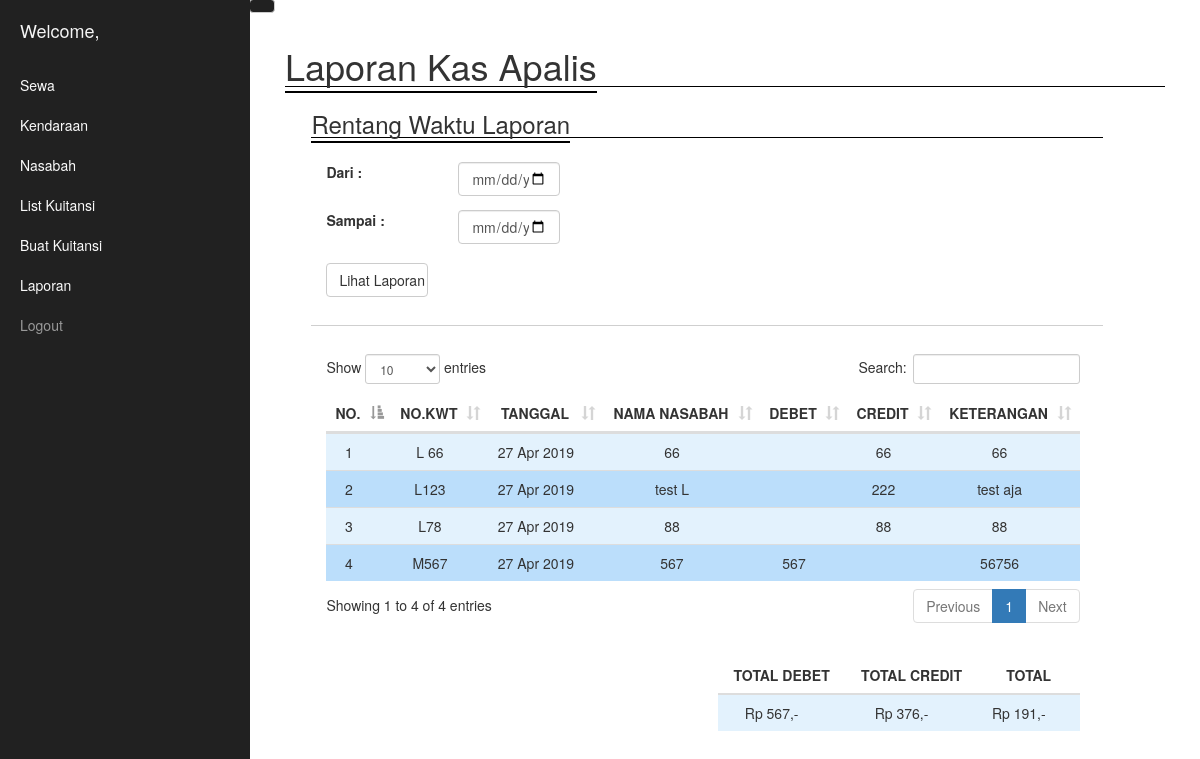
The page /Kuitansi/laporan/Apalis on the database its author committed.
### tables this page shows
CREATE TABLE `trpemasukanpengeluaran` (
  `noKuitansi` varchar(10) NOT NULL,
  `dariUntuk` varchar(50) NOT NULL,
  `nominal` int(11) NOT NULL,
  `keterangan` varchar(255) DEFAULT NULL,
  `tglTransaksi` date NOT NULL,
  `tipe` varchar(2) NOT NULL,
  `username` varchar(20) NOT NULL
);

### application/controllers/Kuitansi.php (called while the page is built, shortened)
<?php
class Kuitansi extends CI_Controller {
	function __construct()
	{
		$this->load->model('Kuitansi_model','Kuitansi');
		$this->load->model('DDL_model','DDL');
		$this->load->model('Sewa_model','Sewa');
	}
	public function laporan($tipe){
		$data1['tipe'] = $tipe;
		$data_insert = $this->input->post();
		if(!empty($data_insert)){
			$data1['dataTanggal'] = $data_insert;
			if($tipe == "Apalis" || $tipe == "BJM"){
				$data1['listLaporan']=$this->Kuitansi->getAllLaporanKeluarMasuk($tipe,$data_insert);
			}else if($tipe == "Sewa"){
				$data1['listLaporan']=$this->Kuitansi->getAllLaporanSewa($tipe,$data_insert);
			}
		}else{
			if($tipe == "Apalis" || $tipe == "BJM"){
				$data1['listLaporan']=$this->Kuitansi->getAllLaporanKeluarMasuk($tipe);
			}else if($tipe == "Sewa"){
				$data1['listLaporan']=$this->Kuitansi->getAllLaporanSewa($tipe);
			}
		}
		$data['content'] = $this->load->view('laporan',$data1,true);
		$this->load->view('sidebar',$data);
	}
}

### index.php (called while the page is built, shortened)
<?php
require_once BASEPATH.'core/CodeIgniter.php';

### application/models/Kuitansi_model.php (called while the page is built, shortened)
<?php
class Kuitansi_model extends CI_Model {
	public function getAllLaporanKeluarMasuk($tipe,$data=""){
		$result = array();
		$condition = "";
		if ($tipe == "Apalis") {
			$condition = "tipe IN('L','M')";
		}else if ($tipe == "BJM") {
			$condition = "tipe IN('KL','KM')";
		}
		if($data == ""){
			$queryString="SELECT * FROM trpemasukanpengeluaran WHERE ".$condition." ORDER BY tglTransaksi";
			$query=$this->db->query($queryString);
		}else{
			$queryString="SELECT * FROM trpemasukanpengeluaran WHERE ".$condition." AND tglTransaksi BETWEEN ? AND ? ORDER BY tglTransaksi";
			$query=$this->db->query($queryString,array($data["tglDari"],$data["tglSampai"]));
		}
		if($query->num_rows()>0)
		{
			for($i=0;$i<$query->num_rows();$i++)
			{
				$temp = new stdClass();
				$temp->noKuitansi = $query->row($i)->noKuitansi;
				$temp->dariUntuk = $query->row($i)->dariUntuk;
				$temp->nominal = $query->row($i)->nominal;
				$temp->keterangan = $query->row($i)->keterangan;
				$temp->tglTransaksi = $query->row($i)->tglTransaksi;
				$temp->tipe = $query->row($i)->tipe;
				$temp->username = $query->row($i)->username;
				array_push($result, $temp);
			}
		}
		return $result;
	}
}
?>

### application/views/laporan.php (the view, shortened to what this page needs)
<a href="#menu-toggle" class="btn btn-default" id="menu-toggle"><i class="fa fa-angle-double-left fa-3x"></i></a>
<div class="container-fluid">
    <div class="row">
        <div class="col-lg-12">
            <h1 class="title" style="margin-bottom: 0;"><span>Laporan <?php if($tipe=="Apalis"){echo "Kas Apalis";}else if($tipe=="BJM"){echo "Kas BJM";}else if($tipe=="Sewa"){echo "Sewa";} ?></span></h1>
            <div class="form-container">
                <form action="<?php echo base_url().'Kuitansi/laporan/'.$tipe ?>" method="post" enctype="multipart/form-data">
                    <h3 class="title"><span>Rentang Waktu Laporan</span></h3>
                    <div class="form-group no-padding col-sm-12">
                        <div class="col-sm-2">
                            <label>Dari :</label>
                        </div>
                        <div class="col-sm-2">
                            <input type="date" class="form-control" name="tglDari" <?php if(isset($dataTanggal) == true){echo "value=\"".$dataTanggal["tglDari"]."\"";} ?> required>
                        </div>
                    </div>
                    <div class="form-group no-padding col-sm-12">
                        <div class="col-sm-2">
                            <label>Sampai :</label>
                        </div>
                        <div class="col-sm-2">
                            <input type="date" class="form-control" name="tglSampai" <?php if(isset($dataTanggal) == true){echo "value=\"".$dataTanggal["tglSampai"]."\"";} ?> required>
                        </div>
                    </div>
                    <div class="form-group no-padding">
                        <div class="col-sm-2">
                            <button type="submit" class="btn btn-default btn-maximize">Lihat Laporan</button>
                        </div>
                    </div>
                </form>
            </div>
            <div class="table-container">
                <div class="col-sm-12">
    				<table class="table" id="tblShow">
    				<thead>
    					<tr>
                            <th>NO.</th>
    						<th>NO.KWT</th>
                            <th>TANGGAL</th>
    						<th>NAMA NASABAH</th>
                            <th>DEBET</th>
                            <th>CREDIT</th>
                            <th>KETERANGAN</th>
    					</tr>
    				</thead>
    				<tbody>
    					<?php
                        $totalDebet = 0;
                        $totalCredit = 0;
                        for($i=0;$i<count($listLaporan);$i++){ ?>
                        <tr>
                            <td><?php echo $i+1 ?></td>
    						<td><?php echo $listLaporan[$i]->noKuitansi ?></td>
                            <td><?php echo date("j M Y",strtotime($listLaporan[$i]->tglTransaksi));?></td>
                            <td><?php if($tipe == "Sewa"){echo $listLaporan[$i]->namaNasabah;}else{echo $listLaporan[$i]->dariUntuk;} ?></td>
                            <td><?php if(($tipe=="Apalis" && $listLaporan[$i]->tipe == 'M') || ($tipe=="BJM" && $listLaporan[$i]->tipe == 'KM')){echo $listLaporan[$i]->nominal; $totalDebet += $listLaporan[$i]->nominal;} ?></td>
                            <td><?php if(($tipe=="Apalis" && $listLaporan[$i]->tipe == 'L') || ($tipe=="BJM" && $listLaporan[$i]->tipe == 'KL')){echo $listLaporan[$i]->nominal;$totalCredit += $listLaporan[$i]->nominal;} ?></td>
                            <td><?php echo $listLaporan[$i]->keterangan ?></td>
    					</tr>
                        <?php } ?>
    				</tbody>
    				</table>
                </div>
            </div>
            <div class="table-container">
                <div class="col-sm-offset-6 col-sm-6">
                    <table class="table" id="tblShow">
                    <thead>
                        <tr>
                            <th>TOTAL DEBET</th>
                            <th>TOTAL CREDIT</th>
                            <th>TOTAL</th>
                        </tr>
                    </thead>
                    <tbody>
                        <tr>
                            <?php $total = $totalDebet - $totalCredit; ?>
                            <td><?php echo "Rp ".$totalDebet.",-" ?></td>
                            <td><?php echo "Rp ".$totalCredit.",-" ?></td>
                            <td <?php if($total < 0){echo "style=\"color: red\"";} ?>><?php echo "Rp ".$total.",-";?></td>
                        </tr>
                    </tbody>
                    </table>
                </div>
            </div>
        </div>
    </div>
</div>

### assets/css/simple-sidebar.css (style rules this page uses)
#menu-toggle { margin-left: -1.5em; margin-top: -1.5em; background-color: #212121; color: #FAFAFA; }

### assets/css/new.css (style rules this page uses)
.title { border-bottom: 1px solid black; margin-bottom: 1em; margin-top: 3%; }
.title span { border-bottom: 2px solid black; }
.form-group { margin-bottom: 1em; }
.form-container { width: 90%; margin-left: 3%; margin-right: 3%; display: inline-block; padding-bottom: 2em; border-bottom: 1px solid #cfcfcf; }
.table-container { margin-left: 3%; margin-right: 8%; display: block; padding-top: 2em; }
.no-padding { padding: 0 !important; }
.table-container { overflow-x: scroll; }

### application/views/sidebar.php (style rules this page uses)
tbody tr:nth-child(even) { background-color: #BBDEFB; }
tbody tr:nth-child(odd) { background-color: #E3F2FD; }
thead { background-color: white; }
td { padding-right: 2em !important; }
.btn-maximize { margin-top:5%; width:100%; }
#menu-toggle { position:fixed; }
.table,th { text-align:center; }

### rows shown on the page
trpemasukanpengeluaran: noKuitansi "L 66", tglTransaksi "27 Apr 2019", dariUntuk "66", nominal "66", keterangan "66"
trpemasukanpengeluaran: noKuitansi "L123", tglTransaksi "27 Apr 2019", dariUntuk "test L", nominal "222", keterangan "test aja"
trpemasukanpengeluaran: noKuitansi "L78", tglTransaksi "27 Apr 2019", dariUntuk "88", nominal "88", keterangan "88"
trpemasukanpengeluaran: noKuitansi "M567", tglTransaksi "27 Apr 2019", dariUntuk "567", nominal "567", keterangan "56756"

### other values the page prints
$totalDebet "567"
$totalCredit "376"
$total "191"
